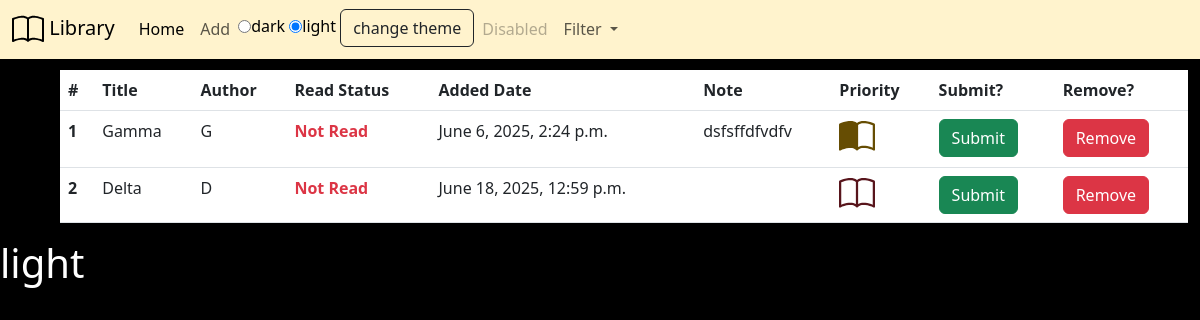
Screenshot of /library/read/NR with the database file from the repository.
### library/models.py (models this page shows, shortened)
class Book(models.Model):
    READING = [
        ('D', "Done"),
        ('SR' , "Still Reading"),
        ('NR' , "Not Read")
    ]
    title = models.CharField()
    author = models.CharField()
    read_status = models.CharField(
        max_length= 2,
        choices= READING, default='NR')
    added_date = models.DateTimeField(auto_now= True)
    note = models.TextField()
    RANKING = [
        (1 , 'High') ,
        (2 ,'Medium' ) ,
        (3 , 'Low') ,
    ]
    priority = models.IntegerField(
        choices= RANKING,default=3
    )

### library/views.py (the view)
# urls.py: path('read/<str:read_status>', views.filter_read, name = 'read'),
def filter_read(request,read_status):
    books = Book.objects.filter(read_status = read_status)
    return render(request,'library/filter_read.html', {'books':books})

### library/context_processors.py (called while the page is built)
def read_status(request):
    return {'status_choices': Book.READING}

def theme(request):
        return{'theme': request.COOKIES.get('theme', 'light')}

### library/templates/library/filter_read.html
{% include "library/main.html" %}

### library/templates/library/main.html (shortened to what this page needs)
{%extends 'base.html'%}
{%block content%}
<div class="container-fluid">
    <div class="row-cols-auto justify-content-center ps-5">
    <table class="table">
        <thead>
            <tr>
                <th scope="col">#</th>
                <th scope="col">Title</th>
                <th scope="col">Author</th>
                <th scope="col">Read Status</th>
                <th scope="col">Added Date</th>
                <th scope="col">Note</th>
                <th scope="col">Priority</th>
                <th scope="col">Submit?</th>
                <th scope="col">Remove?</th>
            </tr>
            <tbody>
                {%for book in books%}
                <tr>
                    {%if book.read_status == 'D'%}
                        <th scope="row">{{forloop.counter}}</th>
                        <td><s class="fw-bolder text-secondary">{{book.title}}</s></td>
                        <td><s class="fw-bolder text-secondary">{{book.author}}</s></td>
                        <td class="fw-bold text-success">{{book.get_read_status_display}}</td>
                    {%elif book.read_status == 'SR'%}
                        <th scope="row">{{forloop.counter}}</th>
                        <td>{{book.title}}</td>
                        <td>{{book.author}}</td>
                        <td class = 'fw-bold text-info'>{{book.get_read_status_display}}</td>
                    {%else%}
                        <th scope="row">{{forloop.counter}}</th>
                        <td>{{book.title}}</td>
                        <td>{{book.author}}</td>
                        <td class = 'fw-bold text-danger'>{{book.get_read_status_display}}</td>
                    {%endif%}
                    <td>{{book.added_date}}</td>
                    <td><p>{{book.note}}</p></td>
                    {%if book.priority == 1%}
                        <td class="fw-bold text-info-emphasis"><svg xmlns="http://www.w3.org/2000/svg" width="36" height="36" fill="currentColor" class="bi bi-book-fill" viewBox="0 0 16 16">
                            <path d="M8 1.783C7.015.936 5.587.81 4.287.94c-1.514.153-3.042.672-3.994 1.105A.5.5 0 0 0 0 2.5v11a.5.5 0 0 0 .707.455c.882-.4 2.303-.881 3.68-1.02 1.409-.142 2.59.087 3.223.877a.5.5 0 0 0 .78 0c.633-.79 1.814-1.019 3.222-.877 1.378.139 2.8.62 3.681 1.02A.5.5 0 0 0 16 13.5v-11a.5.5 0 0 0-.293-.455c-.952-.433-2.48-.952-3.994-1.105C10.413.809 8.985.936 8 1.783"/>
                          </svg></td>
                    {%elif book.priority == 2%}
                        <td class="fw-bold text-warning-emphasis"></td>
                    {%else%}
                        <td class="fw-bold text-danger-emphasis"></td>
                    {%endif%}
                    <td><a href="{%url 'change' book.id%}"><input class="btn btn-success" type="button"  value="Submit"></a></td>
                    <td><a href="{%url 'delete' book.id%}"><input class="btn btn-danger" type="button" value="Remove"></a></td>
                </tr>
                {%empty%}
                <li class="text-danger fw-bolder fs-1 text-center">No books are available.</li>
                {%endfor%}
            </tbody>
        </thead>
    </table>
    </div>
    </div>
{%endblock content%}

### static/dark.css (style rules this page uses)
.dark body { padding-top: 70px; background-color: black; color: white; }
.dark .table { color: white !important; }

### rows the page displays
Book: title "Gamma", author "G", read_status "Not Read", added_date "June 6, 2025, 2:24 p.m.", note "dsfsffdfvdfv", priority 2 (drawn)
Book: title "Delta", author "D", read_status "Not Read", added_date "June 18, 2025, 12:59 p.m."

### other values shown
{{ theme }} "light"
